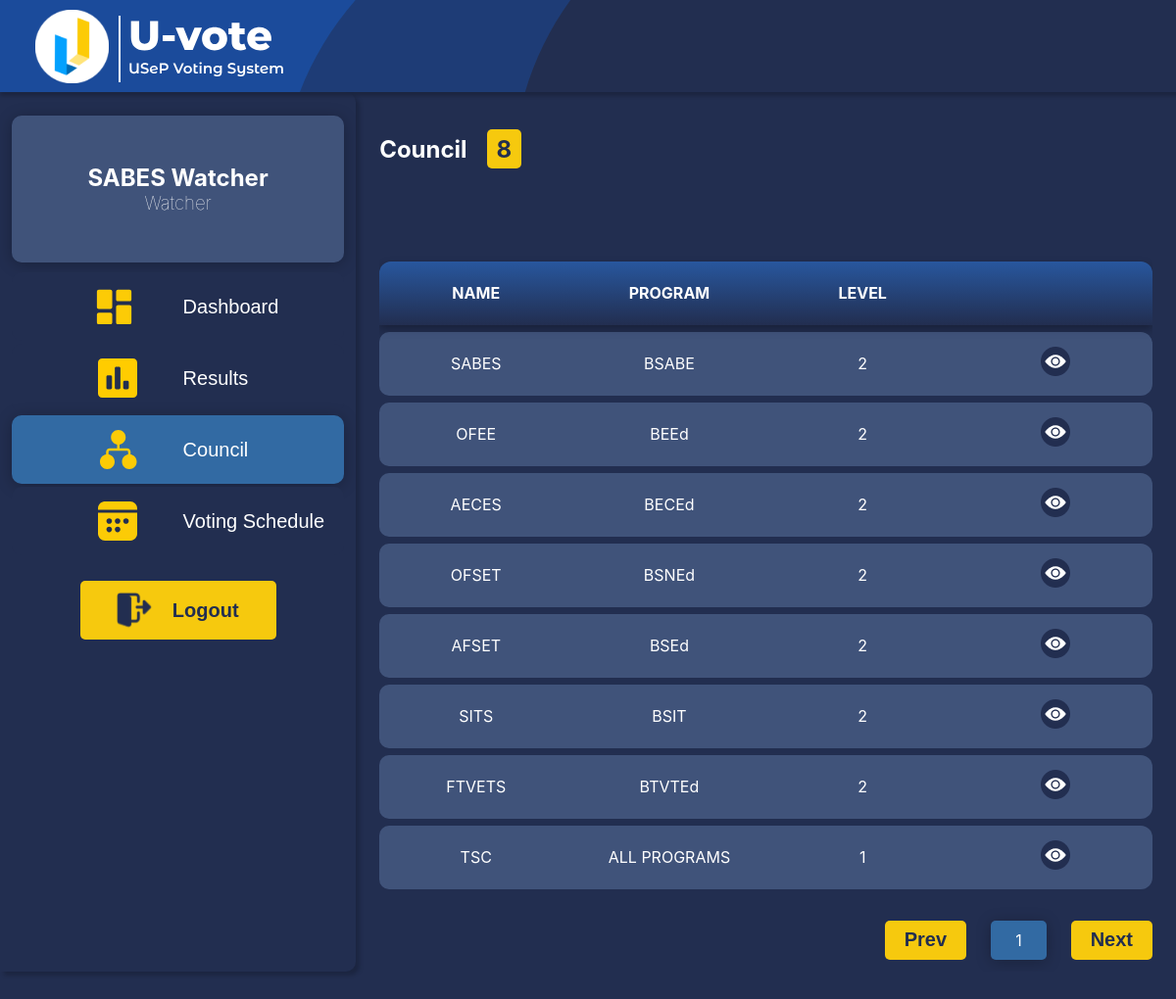
The page /Council.php (signed in) on the database its author committed.
### tables this page shows
CREATE TABLE IF NOT EXISTS `users` (
  `usep_ID` int NOT NULL,
  `username` varchar(255) NOT NULL,
  `userpass` varchar(255) NOT NULL,
  `LName` varchar(255) NOT NULL,
  `FName` varchar(255) NOT NULL,
  `usertype` varchar(50) NOT NULL,
  `User_status` varchar(50) NOT NULL,
  `last_heartbeat` timestamp NULL DEFAULT NULL,
  `logged_out` tinyint(1) DEFAULT '0',
  PRIMARY KEY (`usep_ID`)
);

CREATE TABLE IF NOT EXISTS `list_councils` (
  `council_ID` int DEFAULT NULL,
  `council_name` varchar(55) NOT NULL,
  `program` varchar(55) NOT NULL,
  `Cnl_level` int DEFAULT NULL,
  `cFullName` varchar(255) DEFAULT NULL,
  UNIQUE KEY `council_ID` (`council_ID`)
);

### Council.php (the view, shortened to what this page needs)
<?php
include "DBSession.php";
$usertype = $_SESSION['usertype'];
$username = $_SESSION['username'];
$sql = "SELECT FName, LName FROM users WHERE username = ? AND usertype = ?";
$stmt = $conn->prepare($sql);
$stmt->bind_param("ss", $username, $usertype);
$stmt->execute();
$stmt->bind_result($FName, $LName);
?>
<!DOCTYPE html>
<html lang="en">
<head>
</head>
<body>
    <header>
        <div class="logoName">
            <img id="Logo" src="U-Vote Logo.svg" alt="Logo">
            <img id="Name" src="U-Vote Name.svg" alt="Name">
        </div>
    </header>
    <div class="bodycontainer">
        <div class="menu">
            <div class="accounttag">
                <h2 class="username"><?php echo $FName . " " . $LName ?></h2>
                <h3 class="usertype"><?php echo $usertype ?></h3>
            </div>
            <div class="buttonContainer">
                <button onclick="switchHTML('Dashboard.php')">
                    <div><img src="dashboard.svg" alt="dashboard icon"></div>
                    <div>Dashboard</div>
                </button>
                <button id="RESULTS" onclick="switchHTML('Results.php')">
                    <div><img src="result.svg" alt="result icon"></div>
                    <div>Results</div>
                </button>
                <button id="selected">
                    <div><img src="council.svg" alt="council icon"></div>
                    <div>Council</div>
                </button>
                <button id="SCHEDULE" onclick="switchHTML('Schedule.php')">
                    <div><img src="schedule.svg" alt="calendar icon"></div>
                    <div>Voting Schedule</div>
                </button>
                <br>
                <button id="logout" class="Logoutbutton">
                    <div><img src="logout.svg" alt="log out icon"></div>
                    <div>Logout</div>
                </button>
            </div>
        </div>
        <div class="content">
            <div class="contenthead">
                <div class="titlecontainer">
                    <div>
                        <h2>Council</h2>
                    </div>
                    <div class="yellowBG">
                        <h2 id="rowNumbershow">0</h2>
                    </div>
                </div>
            </div>
            <div class="tableandnav">
                <div class="tablecontainer">
                    <table id="Results">
                        <tr class="trheader">
                            <th class="thfirst">NAME</th>
                            <th>PROGRAM</th>
                            <th>LEVEL</th>
                            <th class="thlast"></th>
                        </tr>
                        <?php
                        $sql = "SELECT * FROM list_councils ";
                        $result = $conn->query($sql);
                        if ($result->num_rows > 0) {
                            while ($row = $result->fetch_assoc()) {
                        ?>
                                <tr>
                                    <td class="tdfirst"><?php echo $row["council_name"] ?></td>
                                    <td><?php echo $row["program"] ?></td>
                                    <td><?php echo $row["Cnl_level"] ?></td>
                                    <td class="tdlast">
                                        <img onclick="viewpop('<?php echo $row['council_name'] ?>')" src="view.png" alt="view icon">
                                    </td>
                                </tr>
                        <?php
                            }
                        }
                        ?>
                    </table>
                </div>
                <div class="navTable">
                    <div class="prevcontainer">
                        <button id="prevButton" onclick="navigateRows(-1)">Prev</button>
                    </div>
                    <div class="pageIndicator" id="pageNumbers">
                    </div>
                    <div class="nextcontainer">
                        <button id="nextButton" onclick="navigateRows(1)">Next</button>
                    </div>
                </div>
            </div>
        </div>
    </div>
</body>
</html>

### rows shown on the page
users: FName "SABES", LName "Watcher"
list_councils: council_name "SABES", program "BSABE", Cnl_level "2"
list_councils: council_name "OFEE", program "BEEd", Cnl_level "2"
list_councils: council_name "AECES", program "BECEd", Cnl_level "2"
list_councils: council_name "OFSET", program "BSNEd", Cnl_level "2"
list_councils: council_name "AFSET", program "BSEd", Cnl_level "2"
list_councils: council_name "SITS", program "BSIT", Cnl_level "2"
list_councils: council_name "FTVETS", program "BTVTEd", Cnl_level "2"
list_councils: council_name "TSC", program "ALL PROGRAMS", Cnl_level "1"

### other values the page prints
$usertype "Watcher"
